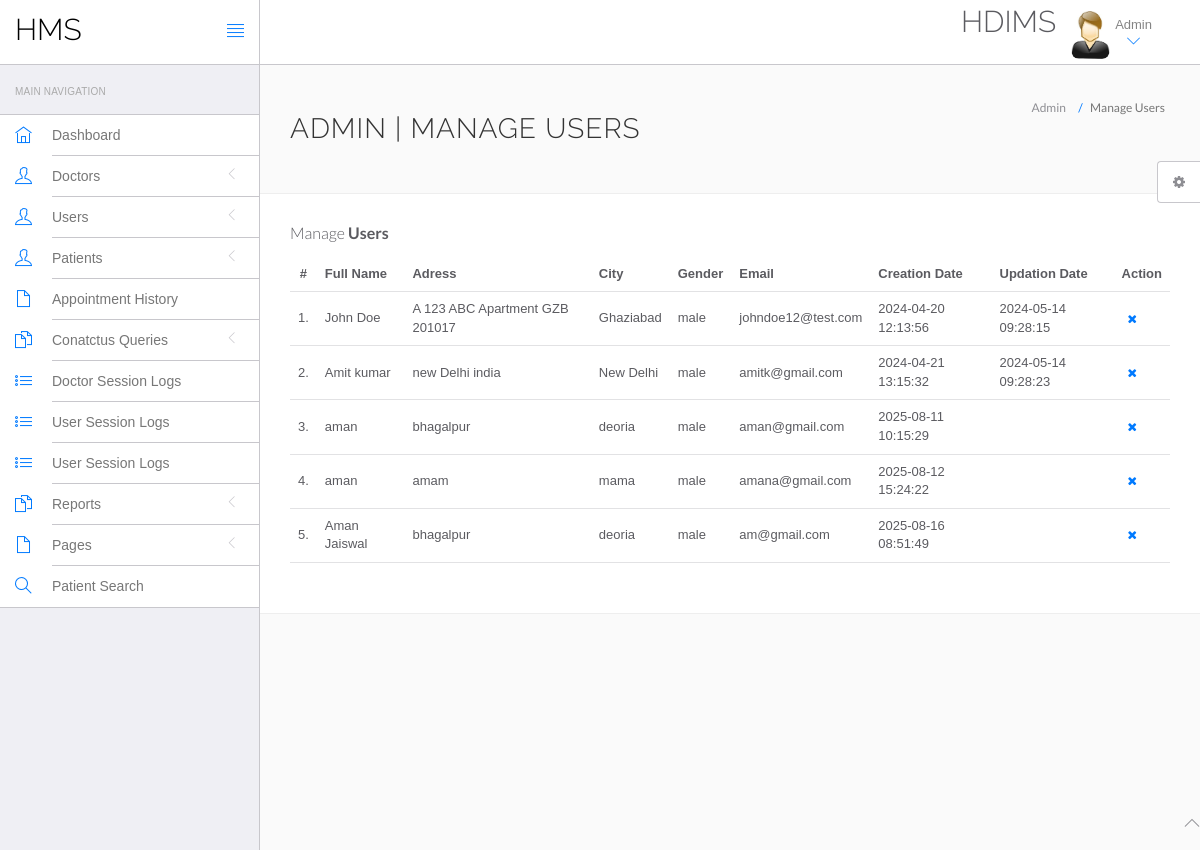
/hms/admin/manage-users.php (signed in), run on the app's committed database.
### tables this page shows
CREATE TABLE `users` (
  `id` int(11) NOT NULL,
  `fullName` varchar(255) DEFAULT NULL,
  `address` longtext DEFAULT NULL,
  `city` varchar(255) DEFAULT NULL,
  `gender` varchar(255) DEFAULT NULL,
  `email` varchar(255) DEFAULT NULL,
  `password` varchar(255) DEFAULT NULL,
  `regDate` timestamp NULL DEFAULT current_timestamp(),
  `updationDate` timestamp NULL DEFAULT NULL ON UPDATE current_timestamp()
);

### hms/admin/manage-users.php (the view, shortened to what this page needs)
<?php
include('include/config.php');
if(strlen($_SESSION['id']==0)) {
 header('location:logout.php');
  } else{
?>
<!DOCTYPE html>
<html lang="en">
	<head>
		<link rel="stylesheet" href="vendor/bootstrap/css/bootstrap.min.css">
		<link rel="stylesheet" href="vendor/fontawesome/css/font-awesome.min.css">
		<link rel="stylesheet" href="vendor/themify-icons/themify-icons.min.css">
		<link href="vendor/animate.css/animate.min.css" rel="stylesheet" media="screen">
		<link href="vendor/perfect-scrollbar/perfect-scrollbar.min.css" rel="stylesheet" media="screen">
		<link href="vendor/switchery/switchery.min.css" rel="stylesheet" media="screen">
		<link href="vendor/bootstrap-touchspin/jquery.bootstrap-touchspin.min.css" rel="stylesheet" media="screen">
		<link href="vendor/select2/select2.min.css" rel="stylesheet" media="screen">
		<link href="vendor/bootstrap-datepicker/bootstrap-datepicker3.standalone.min.css" rel="stylesheet" media="screen">
		<link href="vendor/bootstrap-timepicker/bootstrap-timepicker.min.css" rel="stylesheet" media="screen">
		<link rel="stylesheet" href="assets/css/styles.css">
		<link rel="stylesheet" href="assets/css/plugins.css">
		<link rel="stylesheet" href="assets/css/themes/theme-1.css" id="skin_color" />
	</head>
	<body>
		<div id="app">
<?php include('include/sidebar.php');?>
			<div class="app-content">
						<?php include('include/header.php');?>
				<div class="main-content" >
					<div class="wrap-content container" id="container">
						<section id="page-title">
							<div class="row">
								<div class="col-sm-8">
									<h1 class="mainTitle">Admin | Manage Users</h1>
																	</div>
								<ol class="breadcrumb">
									<li>
										<span>Admin</span>
									</li>
									<li class="active">
										<span>Manage Users</span>
									</li>
								</ol>
							</div>
						</section>
						<div class="container-fluid container-fullw bg-white">
									<div class="row">
								<div class="col-md-12">
									<h5 class="over-title margin-bottom-15">Manage <span class="text-bold">Users</span></h5>
									<table class="table table-hover" id="sample-table-1">
										<thead>
											<tr>
												<th class="center">#</th>
												<th>Full Name</th>
												<th class="hidden-xs">Adress</th>
												<th>City</th>
												<th>Gender </th>
												<th>Email </th>
												<th>Creation Date </th>
												<th>Updation Date </th>
												<th>Action</th>
											</tr>
										</thead>
										<tbody>
<?php
$sql=mysqli_query($con,"select * from users");
$cnt=1;
while($row=mysqli_fetch_array($sql))
{
?>
											<tr>
												<td class="center"><?php echo $cnt;?>.</td>
												<td class="hidden-xs"><?php echo $row['fullName'];?></td>
												<td><?php echo $row['address'];?></td>
												<td><?php echo $row['city'];?>
												</td>
												<td><?php echo $row['gender'];?></td>
												<td><?php echo $row['email'];?></td>
												<td><?php echo $row['regDate'];?></td>
												<td><?php echo $row['updationDate'];?>
												</td>
												<td >
												<div class="visible-md visible-lg hidden-sm hidden-xs">
	<a href="manage-users.php?id=<?php echo $row['id']?>&del=delete" onClick="return confirm('Are you sure you want to delete?')"class="btn btn-transparent btn-xs tooltips" tooltip-placement="top" tooltip="Remove"><i class="fa fa-times fa fa-white"></i></a>
												</div>
												</td>
											</tr>
											<?php
$cnt=$cnt+1;
											 }?>
										</tbody>
									</table>
								</div>
							</div>
								</div>
							</div>
						</div>
					</div>
				</div>
	<?php include('include/footer.php');?>
	<?php include('include/setting.php');?>
	</body>
</html>
<?php } ?>

### hms/admin/assets/css/themes/theme-1.css (style rules this page uses)
body { background: #FAFAFA; }

### data on the page
users: fullName "John Doe", address "A 123 ABC Apartment GZB 201017", city "Ghaziabad", gender "male", email "johndoe12@test.com", regDate "2024-04-20 12:13:56", updationDate "2024-05-14 09:28:15"
users: fullName "Amit kumar", address "new Delhi india", city "New Delhi", gender "male", email "amitk@gmail.com", regDate "2024-04-21 13:15:32", updationDate "2024-05-14 09:28:23"
users: fullName "aman", address "bhagalpur", city "deoria", gender "male", email "aman@gmail.com", regDate "2025-08-11 10:15:29"
users: fullName "aman", address "amam", city "mama", gender "male", email "amana@gmail.com", regDate "2025-08-12 15:24:22"
users: fullName "Aman Jaiswal", address "bhagalpur", city "deoria", gender "male", email "am@gmail.com", regDate "2025-08-16 08:51:49"
